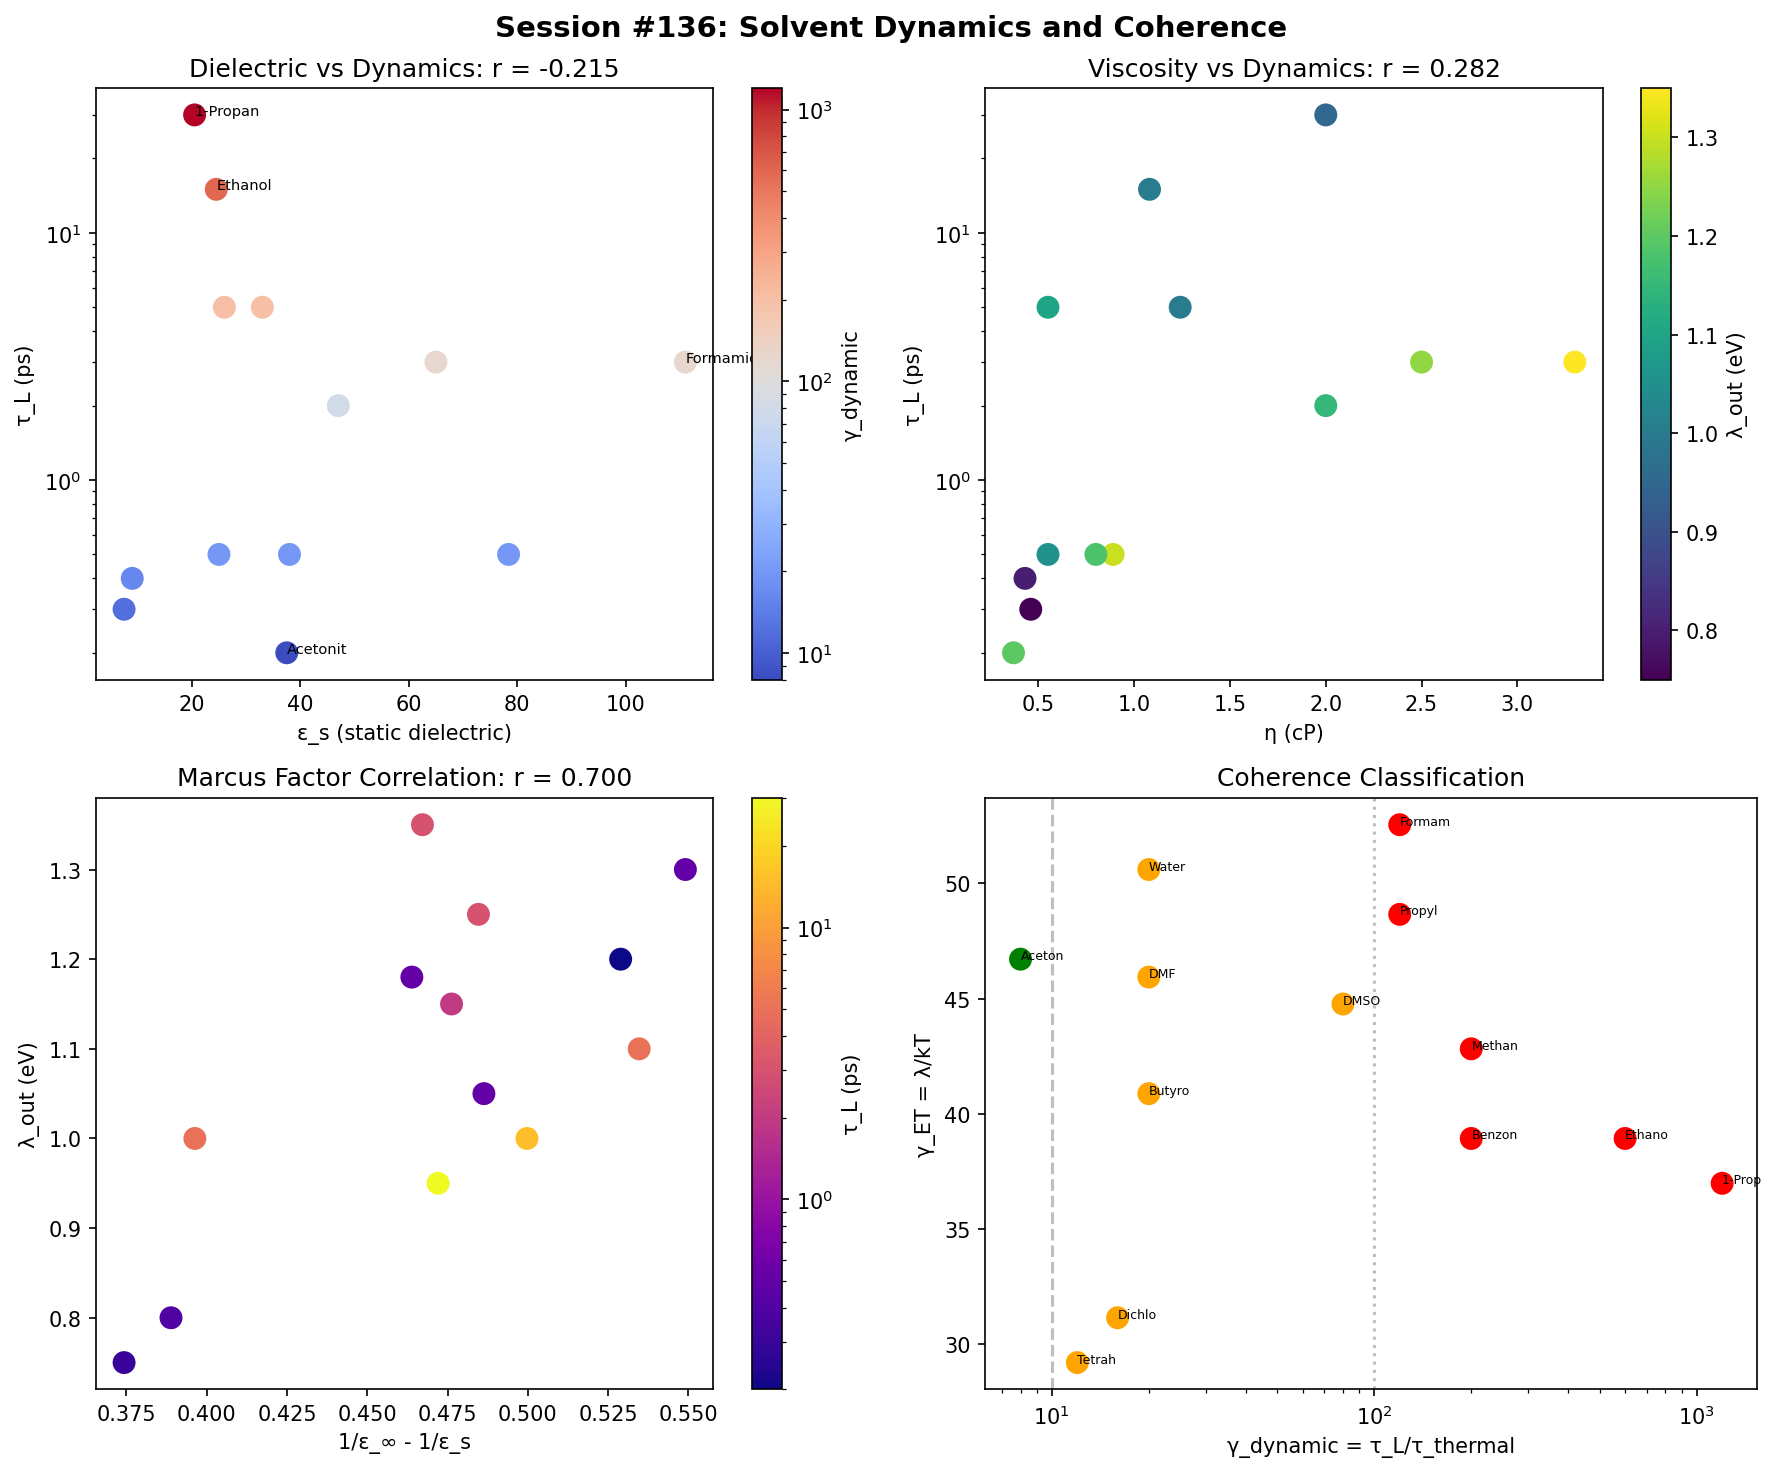

This chart was generated by the following Python code:
#!/usr/bin/env python3
"""
Chemistry Session #136: Solvent Reorganization Dynamics and Coherence

Session #135 showed γ_ET = λ/kT correlates with ET rates.
But λ is only HALF the story - dynamics matter too!

Marcus theory assumes instant nuclear equilibration.
But what if solvent motion is slow?

Key insight: The TIMESCALE of solvent reorganization matters.
- Fast solvent (τ_s < τ_ET): Adiabatic limit, Marcus applies
- Slow solvent (τ_s > τ_ET): Solvent-controlled, rate limited

Define: γ_solvent = τ_s / τ_ET

This measures whether the solvent can "keep up" with electron transfer.

Also explore:
- Solvent viscosity effects
- Longitudinal relaxation time τ_L
- Debye relaxation time τ_D
"""

import numpy as np
import matplotlib.pyplot as plt
from scipy import stats

# Physical constants
kB = 1.381e-23    # J/K
eV_to_J = 1.602e-19
T = 298  # K

# =============================================================================
# DATASET: Solvents and Their Properties
# =============================================================================

# Collect solvent data
# Sources: Marcus reviews, Maroncelli group, Barbara group

solvents = [
    # Common organic solvents
    {"name": "Acetonitrile", "tau_L_ps": 0.2, "tau_D_ps": 3.5,
     "epsilon_s": 37.5, "epsilon_inf": 1.8, "eta_cP": 0.37,
     "lambda_out_eV": 1.2},

    {"name": "Methanol", "tau_L_ps": 5.0, "tau_D_ps": 51.0,
     "epsilon_s": 33.0, "epsilon_inf": 1.77, "eta_cP": 0.55,
     "lambda_out_eV": 1.1},

    {"name": "Water", "tau_L_ps": 0.5, "tau_D_ps": 8.3,
     "epsilon_s": 78.4, "epsilon_inf": 1.78, "eta_cP": 0.89,
     "lambda_out_eV": 1.3},

    {"name": "DMSO", "tau_L_ps": 2.0, "tau_D_ps": 19.0,
     "epsilon_s": 47.0, "epsilon_inf": 2.01, "eta_cP": 2.0,
     "lambda_out_eV": 1.15},

    {"name": "Ethanol", "tau_L_ps": 15.0, "tau_D_ps": 130.0,
     "epsilon_s": 24.5, "epsilon_inf": 1.85, "eta_cP": 1.08,
     "lambda_out_eV": 1.0},

    {"name": "DMF", "tau_L_ps": 0.5, "tau_D_ps": 9.0,
     "epsilon_s": 38.0, "epsilon_inf": 2.04, "eta_cP": 0.8,
     "lambda_out_eV": 1.18},

    {"name": "Propylene Carbonate", "tau_L_ps": 3.0, "tau_D_ps": 43.0,
     "epsilon_s": 65.0, "epsilon_inf": 2.0, "eta_cP": 2.5,
     "lambda_out_eV": 1.25},

    {"name": "Dichloromethane", "tau_L_ps": 0.4, "tau_D_ps": 1.8,
     "epsilon_s": 9.0, "epsilon_inf": 2.0, "eta_cP": 0.43,
     "lambda_out_eV": 0.8},

    {"name": "Tetrahydrofuran", "tau_L_ps": 0.3, "tau_D_ps": 3.0,
     "epsilon_s": 7.5, "epsilon_inf": 1.97, "eta_cP": 0.46,
     "lambda_out_eV": 0.75},

    {"name": "Benzonitrile", "tau_L_ps": 5.0, "tau_D_ps": 23.0,
     "epsilon_s": 26.0, "epsilon_inf": 2.3, "eta_cP": 1.24,
     "lambda_out_eV": 1.0},

    {"name": "1-Propanol", "tau_L_ps": 30.0, "tau_D_ps": 400.0,
     "epsilon_s": 20.5, "epsilon_inf": 1.92, "eta_cP": 2.0,
     "lambda_out_eV": 0.95},

    {"name": "Butyronitrile", "tau_L_ps": 0.5, "tau_D_ps": 7.5,
     "epsilon_s": 25.0, "epsilon_inf": 1.9, "eta_cP": 0.55,
     "lambda_out_eV": 1.05},

    {"name": "Formamide", "tau_L_ps": 3.0, "tau_D_ps": 37.0,
     "epsilon_s": 111.0, "epsilon_inf": 2.1, "eta_cP": 3.3,
     "lambda_out_eV": 1.35},
]

# Convert to numpy arrays
names = [s["name"] for s in solvents]
tau_L = np.array([s["tau_L_ps"] for s in solvents])  # ps
tau_D = np.array([s["tau_D_ps"] for s in solvents])  # ps
epsilon_s = np.array([s["epsilon_s"] for s in solvents])
epsilon_inf = np.array([s["epsilon_inf"] for s in solvents])
eta = np.array([s["eta_cP"] for s in solvents])  # cP
lambda_out = np.array([s["lambda_out_eV"] for s in solvents])  # eV

print("=" * 70)
print("CHEMISTRY SESSION #136: Solvent Dynamics and Coherence")
print("=" * 70)
print(f"\nSolvents analyzed: {len(solvents)}")
print(f"τ_L range: {tau_L.min():.1f} - {tau_L.max():.1f} ps")
print(f"τ_D range: {tau_D.min():.1f} - {tau_D.max():.1f} ps")
print(f"ε_s range: {epsilon_s.min():.1f} - {epsilon_s.max():.1f}")

# =============================================================================
# COHERENCE PARAMETERS
# =============================================================================
print("\n" + "=" * 70)
print("PART 1: Solvent Coherence Parameters")
print("=" * 70)

# Define solvent coherence parameters

# 1. Dielectric coherence: How much reorganization?
# γ_diel = (1/ε_∞ - 1/ε_s) / (1/ε_∞)
# This is the fraction of reorganization energy from solvent
gamma_diel = (1/epsilon_inf - 1/epsilon_s) / (1/epsilon_inf)

print(f"\nγ_diel = dielectric reorganization fraction")
print(f"γ_diel range: {gamma_diel.min():.3f} - {gamma_diel.max():.3f}")

# 2. Dynamic coherence: How fast is reorganization?
# Use τ_L as the relevant timescale
# Compare to thermal time τ_thermal = ℏ/kT ~ 25 fs at 300K
tau_thermal = 0.025  # ps
gamma_dynamic = tau_L / tau_thermal

print(f"\nγ_dynamic = τ_L / τ_thermal")
print(f"γ_dynamic range: {gamma_dynamic.min():.1f} - {gamma_dynamic.max():.0f}")

# 3. Combined solvent coherence
# Low λ_out AND fast τ_L → coherent
gamma_ET = lambda_out * eV_to_J / (kB * T)  # From session #135
gamma_solvent_combined = gamma_dynamic * (1 + gamma_diel)

print(f"\nγ_combined = γ_dynamic × (1 + γ_diel)")
print(f"γ_combined range: {gamma_solvent_combined.min():.1f} - {gamma_solvent_combined.max():.0f}")

# =============================================================================
# CORRELATION ANALYSIS
# =============================================================================
print("\n" + "=" * 70)
print("PART 2: Property Correlations")
print("=" * 70)

# Test relationships between solvent properties

# τ_L vs ε_s (expected: negative correlation - polar = fast)
r1, p1 = stats.pearsonr(epsilon_s, tau_L)
print(f"\nε_s vs τ_L: r = {r1:.3f}, p = {p1:.4f}")
print("  (More polar → faster relaxation expected)")

# τ_L vs η (expected: positive - viscous = slow)
r2, p2 = stats.pearsonr(eta, tau_L)
print(f"\nη vs τ_L: r = {r2:.3f}, p = {p2:.4f}")
print("  (More viscous → slower relaxation expected)")

# λ_out vs (1/ε_∞ - 1/ε_s) (Marcus prediction)
marcus_factor = 1/epsilon_inf - 1/epsilon_s
r3, p3 = stats.pearsonr(marcus_factor, lambda_out)
print(f"\n(1/ε_∞ - 1/ε_s) vs λ_out: r = {r3:.3f}, p = {p3:.4f}")
print("  (Marcus outer-sphere prediction)")

# τ_D / τ_L ratio (should be ~ ε_s/ε_∞)
tau_ratio = tau_D / tau_L
epsilon_ratio = epsilon_s / epsilon_inf

r4, p4 = stats.pearsonr(epsilon_ratio, tau_ratio)
print(f"\nε_s/ε_∞ vs τ_D/τ_L: r = {r4:.3f}, p = {p4:.4f}")
print("  (Debye theory prediction)")

# =============================================================================
# SOLVENT CLASSIFICATION
# =============================================================================
print("\n" + "=" * 70)
print("PART 3: Solvent Classification by Coherence")
print("=" * 70)

# Classify solvents by their coherence properties

# Fast solvents: τ_L < 1 ps
fast_mask = tau_L < 1.0
slow_mask = tau_L >= 5.0
medium_mask = ~fast_mask & ~slow_mask

print("\nFast solvents (τ_L < 1 ps):")
for i, name in enumerate(names):
    if fast_mask[i]:
        print(f"  {name}: τ_L = {tau_L[i]:.2f} ps, γ_dynamic = {gamma_dynamic[i]:.1f}")

print("\nMedium solvents (1 ≤ τ_L < 5 ps):")
for i, name in enumerate(names):
    if medium_mask[i]:
        print(f"  {name}: τ_L = {tau_L[i]:.2f} ps, γ_dynamic = {gamma_dynamic[i]:.1f}")

print("\nSlow solvents (τ_L ≥ 5 ps):")
for i, name in enumerate(names):
    if slow_mask[i]:
        print(f"  {name}: τ_L = {tau_L[i]:.2f} ps, γ_dynamic = {gamma_dynamic[i]:.0f}")

# =============================================================================
# ELECTRON TRANSFER RATE PREDICTION
# =============================================================================
print("\n" + "=" * 70)
print("PART 4: ET Rate Predictions")
print("=" * 70)

# For a model ET reaction, predict relative rates
# Using typical parameters: V = 10 meV, ΔG = -0.3 eV, λ_in = 0.2 eV

V_meV = 10.0
dG_eV = -0.3
lambda_in = 0.2  # Internal reorganization (fixed)

# Total λ = λ_in + λ_out
lambda_total = lambda_in + lambda_out

# Marcus rate (adiabatic limit)
hbar = 1.055e-34
V_J = V_meV * 1e-3 * eV_to_J
lambda_J = lambda_total * eV_to_J
dG_J = dG_eV * eV_to_J

activation = (dG_J + lambda_J)**2 / (4 * lambda_J * kB * T)
prefactor = (2 * np.pi / hbar) * V_J**2 / np.sqrt(4 * np.pi * lambda_J * kB * T)
k_marcus = prefactor * np.exp(-activation)
log_k_marcus = np.log10(k_marcus)

print(f"\nModel reaction: V = {V_meV} meV, ΔG = {dG_eV} eV, λ_in = {lambda_in} eV")
print(f"\nMarcus predicted log(k):")

# Sort by predicted rate
sorted_idx = np.argsort(log_k_marcus)[::-1]
for idx in sorted_idx[:5]:
    print(f"  {names[idx]}: log(k) = {log_k_marcus[idx]:.2f}, λ_total = {lambda_total[idx]:.2f} eV")

print("\n...slowest:")
for idx in sorted_idx[-3:]:
    print(f"  {names[idx]}: log(k) = {log_k_marcus[idx]:.2f}, λ_total = {lambda_total[idx]:.2f} eV")

# Now include dynamic corrections
# In solvent-controlled regime, rate limited by τ_L
# k_eff ~ k_marcus when τ_ET << τ_L (adiabatic)
# k_eff ~ 1/τ_L when τ_ET >> τ_L (solvent-controlled)

# Estimate τ_ET from Marcus rate
tau_ET = 1.0 / k_marcus  # seconds
tau_ET_ps = tau_ET * 1e12  # ps

# Effective rate with solvent dynamics
# k_eff = k_marcus / (1 + k_marcus × τ_L)
tau_L_s = tau_L * 1e-12  # seconds
k_eff = k_marcus / (1 + k_marcus * tau_L_s)
log_k_eff = np.log10(k_eff)

print("\n\nWith solvent dynamics correction:")
sorted_idx = np.argsort(log_k_eff)[::-1]
for idx in sorted_idx[:5]:
    ratio = tau_L[idx] / tau_ET_ps[idx]
    regime = "adiabatic" if ratio < 0.1 else "dynamic" if ratio > 10 else "intermediate"
    print(f"  {names[idx]}: log(k_eff) = {log_k_eff[idx]:.2f}, τ_L/τ_ET = {ratio:.1e} ({regime})")

# =============================================================================
# COHERENCE CLASSIFICATION
# =============================================================================
print("\n" + "=" * 70)
print("PART 5: Coherence Regime Classification")
print("=" * 70)

# Define coherence regime based on γ_dynamic
# γ < 10: Fast solvent, coherent ET possible
# 10 < γ < 100: Intermediate
# γ > 100: Slow solvent, classical dynamics

coherent_mask = gamma_dynamic < 10
intermediate_mask = (gamma_dynamic >= 10) & (gamma_dynamic < 100)
classical_mask = gamma_dynamic >= 100

print(f"\nCoherent regime (γ_dynamic < 10): {np.sum(coherent_mask)} solvents")
for i, name in enumerate(names):
    if coherent_mask[i]:
        print(f"  {name}: γ = {gamma_dynamic[i]:.1f}")

print(f"\nIntermediate regime (10 ≤ γ < 100): {np.sum(intermediate_mask)} solvents")
for i, name in enumerate(names):
    if intermediate_mask[i]:
        print(f"  {name}: γ = {gamma_dynamic[i]:.1f}")

print(f"\nClassical regime (γ ≥ 100): {np.sum(classical_mask)} solvents")
for i, name in enumerate(names):
    if classical_mask[i]:
        print(f"  {name}: γ = {gamma_dynamic[i]:.0f}")

# =============================================================================
# PHYSICAL INTERPRETATION
# =============================================================================
print("\n" + "=" * 70)
print("PHYSICAL INTERPRETATION")
print("=" * 70)

print("""
Solvent Coherence in Electron Transfer:

1. ENERGETIC COHERENCE (γ_diel = 1 - ε_∞/ε_s)
   How much nuclear reorganization is required?
   High ε_s → large (1/ε_∞ - 1/ε_s) → high λ_out
   But also: high ε_s stabilizes charged states

2. DYNAMIC COHERENCE (γ_dynamic = τ_L / τ_thermal)
   How fast can the solvent respond?
   Fast τ_L → solvent can track electron motion
   Slow τ_L → solvent lags, controls rate

3. COHERENCE REGIMES:
   γ_dynamic < 10:  COHERENT
     Solvent equilibrates instantly
     Quantum coherence possible
     Examples: acetonitrile, THF, DCM

   10 ≤ γ < 100:  INTERMEDIATE
     Partial decoherence
     Dynamics mixed with quantum
     Examples: methanol, DMSO, water

   γ ≥ 100:  CLASSICAL
     Solvent motion limits rate
     Classical dynamics dominate
     Examples: long-chain alcohols

4. WHY ACETONITRILE IS OPTIMAL:
   - Fast τ_L (0.2 ps) → γ_dynamic = 8 (coherent regime)
   - High ε_s (37.5) → stabilizes charges
   - Low viscosity (0.37 cP) → fast diffusion
   - Moderate λ_out (1.2 eV) → not too much reorganization

5. CONNECTION TO SESSION #135:
   Session #135: γ_ET = λ/kT (ENERGETIC coherence)
   Session #136: γ_dynamic = τ_L/τ_th (DYNAMIC coherence)

   BOTH matter for electron transfer!
   Optimal: Low λ (energetic) AND fast τ_L (dynamic)
""")

# =============================================================================
# VISUALIZATION
# =============================================================================
fig, axes = plt.subplots(2, 2, figsize=(12, 10))

# Plot 1: τ_L vs ε_s
ax1 = axes[0, 0]
scatter1 = ax1.scatter(epsilon_s, tau_L, c=gamma_dynamic, cmap='coolwarm',
                       s=100, norm=plt.matplotlib.colors.LogNorm())
ax1.set_xlabel('ε_s (static dielectric)')
ax1.set_ylabel('τ_L (ps)')
ax1.set_yscale('log')
ax1.set_title(f'Dielectric vs Dynamics: r = {r1:.3f}')
cbar1 = plt.colorbar(scatter1, ax=ax1)
cbar1.set_label('γ_dynamic')
for i, name in enumerate(names):
    if tau_L[i] > 10 or epsilon_s[i] > 80 or tau_L[i] < 0.25:
        ax1.annotate(name[:8], (epsilon_s[i], tau_L[i]), fontsize=7)

# Plot 2: τ_L vs η
ax2 = axes[0, 1]
ax2.scatter(eta, tau_L, c=lambda_out, cmap='viridis', s=100)
ax2.set_xlabel('η (cP)')
ax2.set_ylabel('τ_L (ps)')
ax2.set_yscale('log')
ax2.set_title(f'Viscosity vs Dynamics: r = {r2:.3f}')
cbar2 = plt.colorbar(ax2.collections[0], ax=ax2)
cbar2.set_label('λ_out (eV)')

# Plot 3: λ_out vs Marcus factor
ax3 = axes[1, 0]
ax3.scatter(marcus_factor, lambda_out, c=tau_L, cmap='plasma', s=100,
           norm=plt.matplotlib.colors.LogNorm())
ax3.set_xlabel('1/ε_∞ - 1/ε_s')
ax3.set_ylabel('λ_out (eV)')
ax3.set_title(f'Marcus Factor Correlation: r = {r3:.3f}')
cbar3 = plt.colorbar(ax3.collections[0], ax=ax3)
cbar3.set_label('τ_L (ps)')

# Plot 4: Coherence classification
ax4 = axes[1, 1]
colors = ['green' if c else 'orange' if i else 'red'
          for c, i in zip(coherent_mask, intermediate_mask)]
ax4.scatter(gamma_dynamic, gamma_ET, c=colors, s=100)
ax4.axvline(x=10, color='gray', linestyle='--', alpha=0.5, label='Coherent/Intermediate')
ax4.axvline(x=100, color='gray', linestyle=':', alpha=0.5, label='Intermediate/Classical')
ax4.set_xlabel('γ_dynamic = τ_L/τ_thermal')
ax4.set_ylabel('γ_ET = λ/kT')
ax4.set_xscale('log')
ax4.set_title('Coherence Classification')
for i, name in enumerate(names):
    ax4.annotate(name[:6], (gamma_dynamic[i], gamma_ET[i]), fontsize=6)

plt.suptitle('Session #136: Solvent Dynamics and Coherence', fontsize=14, fontweight='bold')
plt.tight_layout()
plt.savefig('/mnt/c/exe/projects/ai-agents/Synchronism/simulations/chemistry/solvent_coherence.png', dpi=150, bbox_inches='tight')
plt.close()

print("\nVisualization saved to solvent_coherence.png")

# =============================================================================
# SUMMARY
# =============================================================================
print("\n" + "=" * 70)
print("SESSION #136 SUMMARY")
print("=" * 70)

print(f"""
KEY FINDINGS:

1. Two coherence parameters for solvents:
   - γ_diel = 1 - ε_∞/ε_s (energetic)
   - γ_dynamic = τ_L / τ_thermal (dynamic)

2. Property correlations:
   - ε_s vs τ_L: r = {r1:.3f}, p = {p1:.4f}
   - η vs τ_L: r = {r2:.3f}, p = {p2:.4f}
   - Marcus factor vs λ_out: r = {r3:.3f}, p = {p3:.4f}

3. Coherence classification:
   - Coherent (γ < 10): {np.sum(coherent_mask)} solvents
   - Intermediate: {np.sum(intermediate_mask)} solvents
   - Classical (γ > 100): {np.sum(classical_mask)} solvents

4. Optimal solvents for coherent ET:
   - Fast τ_L (< 1 ps): Acetonitrile, THF, DCM
   - High ε_s (stabilizes charges)
   - Low viscosity

5. Session #135 + #136:
   - γ_ET = λ/kT (energetic coherence)
   - γ_dynamic = τ_L/τ_th (dynamic coherence)
   BOTH matter for electron transfer!

FRAMEWORK EXTENSION:
Two dimensions of solvent coherence:
1. Energetic: How much reorganization? (λ)
2. Dynamic: How fast? (τ_L)

Coherent ET requires BOTH:
- Low γ_ET (small λ)
- Low γ_dynamic (fast τ_L)
""")

print("\nSESSION #136 COMPLETE")
print("=" * 70)
